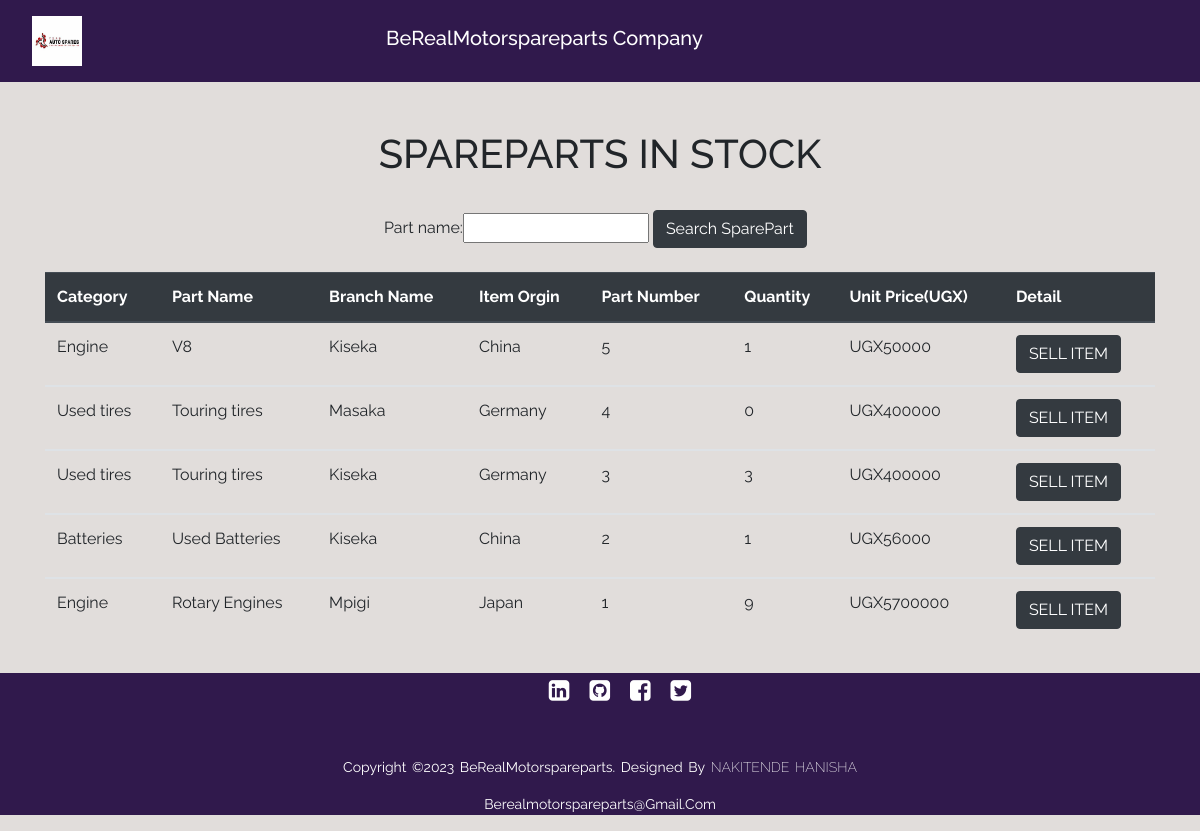
/home/, run on the app's committed database.
### spare/models.py (models this page shows, shortened)
class SparePart(models.Model):
    Category_name = models.ForeignKey(Category, on_delete=models.CASCADE, null=False, blank=False)
    date_of_arrvial = models.DateField(default=timezone.now)
    part_name = models.CharField(max_length=50, null=False, blank=False)
    total_quantity = models.IntegerField(default=0, null=False, blank=False)
    issued_quantity = models.IntegerField(default=0, null=False, blank=False)
    received_quantity = models.IntegerField(default=0, null=False, blank=False)
    unit_price = models.IntegerField(default=0, null=False, blank=False)
    items_orgin = models.CharField(max_length=50, null=False, blank=False)
    branch_name = models.CharField(max_length=100,blank=False)

class Category(models.Model):
    name = models.CharField(max_length=50, null=False, blank=False)
    def __str__(self):
        return self.name

### spare/views.py (the view)
# urls.py: 2. Add a URL to urlpatterns:  path('', views.home, name='home')
def home(request):
    products = SparePart.objects.all().order_by('-id')
    product_filters = ProductFilter(request.GET, queryset=products)
    products = product_filters.qs
    return render(request, 'sparepart/home.html', {'products': products, 'product_filters': product_filters})

### templates/sparepart/home.html
{% extends 'sparepart/base.html'%} {% block content%}
<br></br>
<div class="container">
  <h1 class="text-center">SPAREPARTS IN STOCK</h1>
  <br>
  <div class="container">
    <form action="" method="GET">
      {{product_filters.form}}
      <input style="text-align: center;" type="submit" value="Search SparePart" class="btn btn-dark btn" />
    </form>
  </div>
  <br>
  <table class="table">
    <thead class="thead-dark">
      <tr>
        <th scope="col">Category</th>
        <th scope="col">Part Name</th>
        <th scope="col">Branch Name</th>
        <th scope="col">Item Orgin</th>
        <th scope="col">Part Number</th>
        <th scope="col">Quantity</th>
        <th scope="col">Unit Price(UGX)</th>
        <th scope="col">Detail</th>
      </tr>
    </thead>
    {% for product in products%}
    <tbody>
      <tr>
        <td>{{product.Category_name}}</td>
        <td>{{product.part_name}}</td>
        <td>{{product.branch_name}}</td>
        <td>{{product.items_orgin}}</td>
        <td>{{product.id}}</td>
        <td>{{product.total_quantity}}</td>
        <td>UGX{{product.unit_price}}</td>
        <td><a href="{% url 'product_detail' product.id %}"><input type="submit" value="SELL ITEM"
              class="btn btn-dark btn" type="button" /></a></td>
      </tr>
    </tbody>
    {% endfor %}
  </table>
</div>
{% endblock%}

### templates/sparepart/base.html (shortened to what this page needs)
{% load static %}
<!DOCTYPE html>
<html lang="en">
<head>
  <link rel="stylesheet" href="https://stackpath.bootstrapcdn.com/bootstrap/4.5.2/css/bootstrap.min.css"
>
  <link rel="stylesheet" href="{% static 'css/main.css' %}">
  <link rel='stylesheet' href='https://cdnjs.cloudflare.com/ajax/libs/font-awesome/4.7.0/css/font-awesome.min.css'>
</head>
<body>
  <nav class="navbar navbar-expand-lg navbar-dark ">
    <a class="nav-link" href="">
      <img class="logo" src="{% static 'images/logo3.jpeg' %}" style="width: 50px; height: 50px;" />
      <h1 class="navbar-brand" style="font-size: 25px; margin-left: 300px;">BeRealMotorspareparts Company</h1>
    </a>
  </nav>
  {% block content %}
  {% endblock %}
  <footer>
    <div class="footer-bottom">
      <ul class="socials">
        <li><a href="#"><i class="fa fa-linkedin-square"></i></a></li>
        <li><a href="#"><i class="fa fa-github-square"></i></a></li>
        <li><a href="#"><i class="fa fa-facebook-square"></i></a></li>
        <li><a href="#"><i class="fa fa-twitter-square"></i></a></li>
      </ul>
      <p>Copyright &copy;2023  BeRealMotorspareparts. designed by<span> nakitende hanisha</span></p>
      <p>berealmotorspareparts@gmail.com</p>
    </div>
  </footer>
</body>
</html>

### spare/static/css/main.css (style rules this page uses)
html, body { position: relative; overflow-x: hidden; background-color:#ffff; width: 100% !important; height: 100vh; display: table; position: relative; background-position: center; background-attachment: scroll; -o-background-size: cover; -moz-background-size: cover; -webkit-background-size: cover; background-size: cover; background-repeat: no-repeat; }
body { background-color: #E1DDDB; font-family: 'raleway'; }
form { width: 40%; margin: 0 auto; }
.navbar { background-color:#30194c; size: 25px; }
.navbar-brand { font-size: 20px !important; }
.logo { width: 80px; }
.thead-dark { color: #000; }
.socials { list-style: none; display: flex; align-items: center; justify-content: center; margin: 1rem 0 3rem 0; }
.socials li { margin: 0 10px; }
.socials a { text-decoration: none; color: white; }
.socials a i { font-size: 1.1rem; transition: color .4s ease; font-size: 1.5rem; }
.footer-bottom { background:#30194c; text-align: center; font-size: 1.5rem; color: white; }
.footer-bottom p { font-size:14px; word-spacing: 2px; text-transform: capitalize; }
.footer-bottom span { text-transform: uppercase; opacity:4; font-weight: 200; }

### data on the page
SparePart: Category_name "Engine", part_name "V8", branch_name "Kiseka", items_orgin "China", id "5", total_quantity "1", unit_price "50000"
SparePart: Category_name "Used tires", part_name "Touring tires", branch_name "Masaka", items_orgin "Germany", id "4", total_quantity "0", unit_price "400000"
SparePart: Category_name "Used tires", part_name "Touring tires", branch_name "Kiseka", items_orgin "Germany", id "3", total_quantity "3", unit_price "400000"
SparePart: Category_name "Batteries", part_name "Used Batteries", branch_name "Kiseka", items_orgin "China", id "2", total_quantity "1", unit_price "56000"
SparePart: Category_name "Engine", part_name "Rotary Engines", branch_name "Mpigi", items_orgin "Japan", id "1", total_quantity "9", unit_price "5700000"
